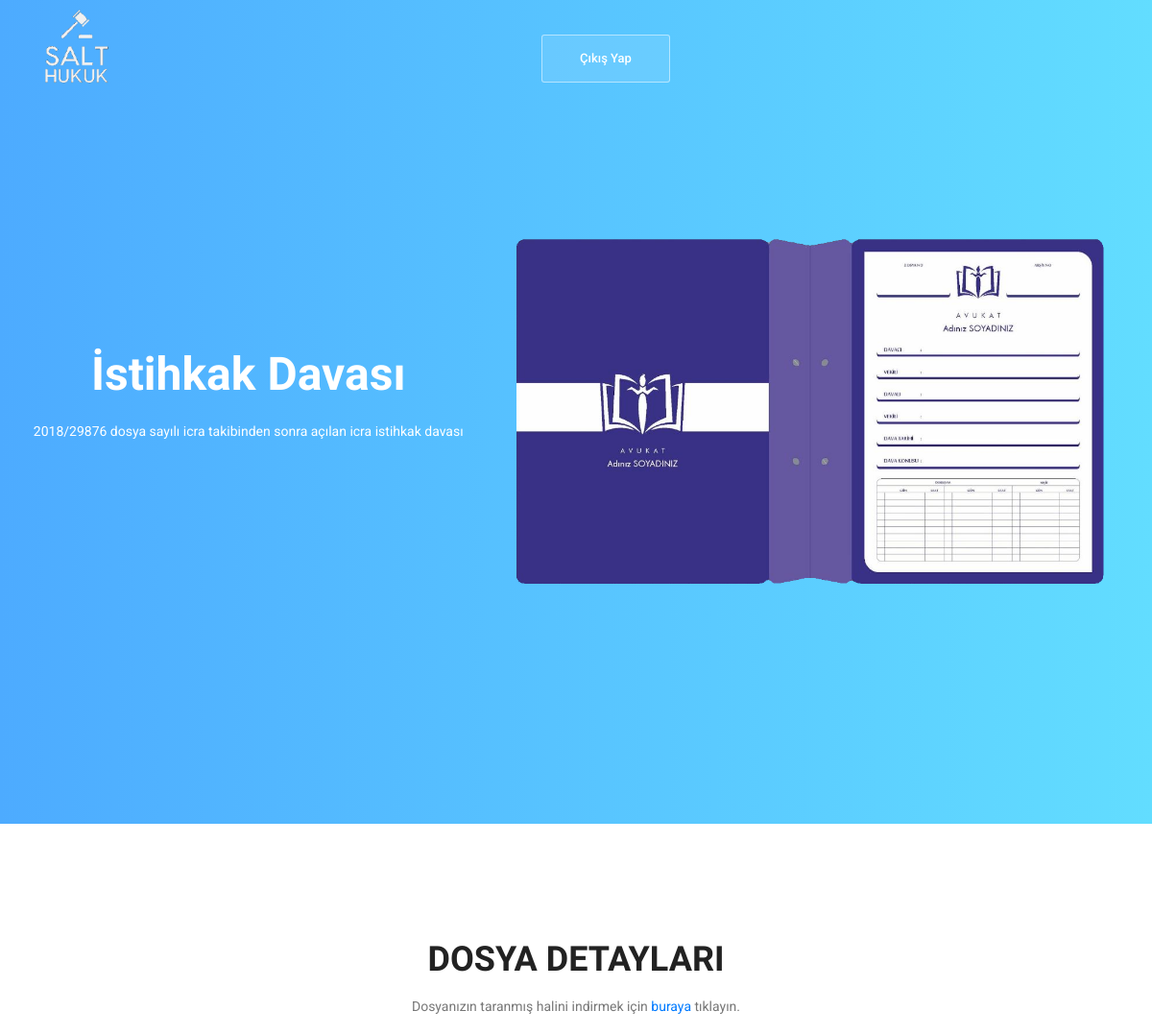
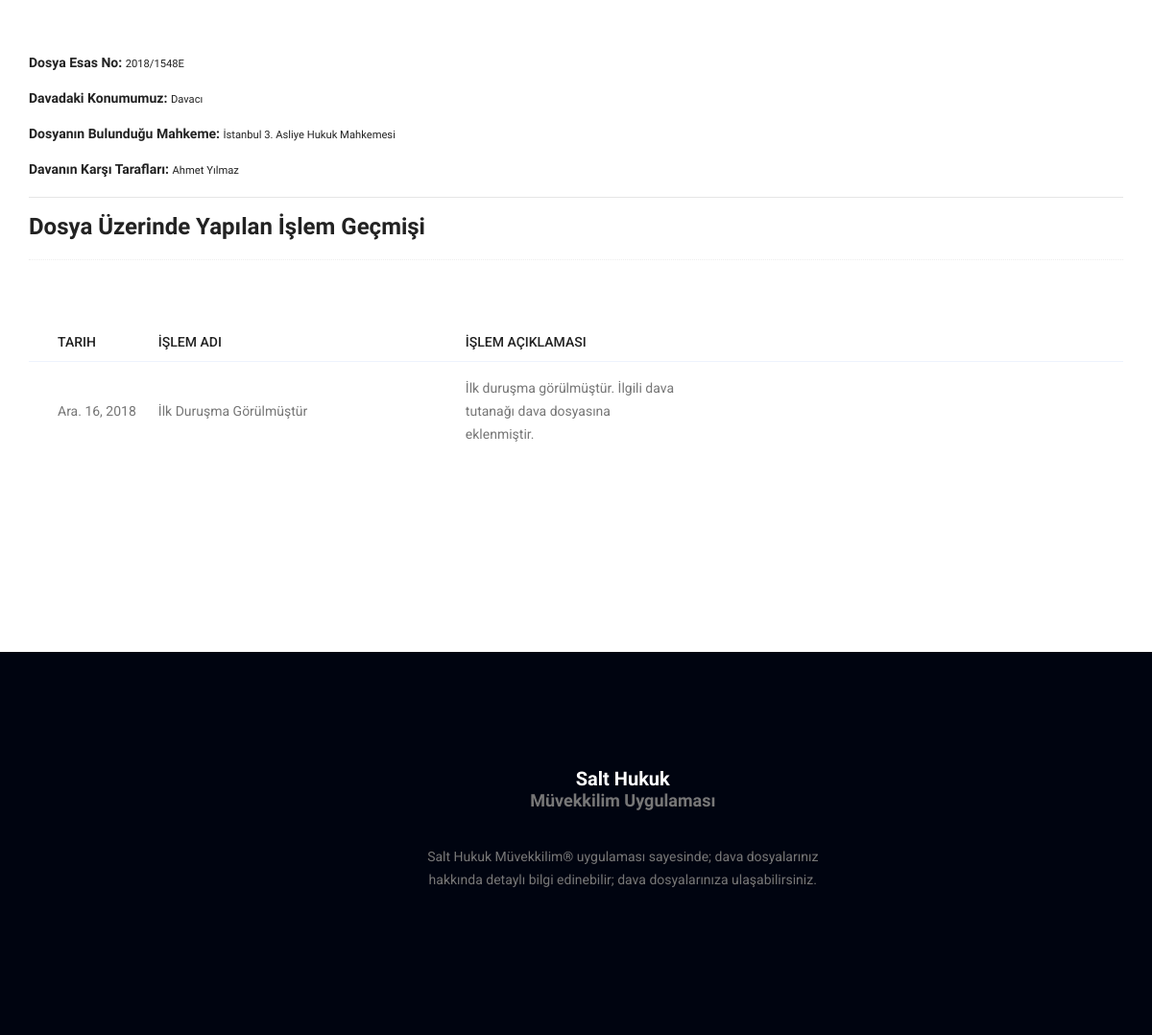
Page /davadetay/3/ (signed in) on the committed database (2 pictures, top to bottom).
### muvekkil/models.py (models this page shows, shortened)
class Dava(models.Model):
    dava_title = models.CharField(('Dava Adı'), max_length=150)
    DAVA_CATEGORY_CHOICES = (
        ('Adli', 'Adli'),
        ('Ceza', 'Ceza'),
        ('İdari', 'İdari'),
        ('Tahkim', 'Tahkim'),
        ('Arabuluculuk', 'Arabuluculuk')
    )
    dava_category = models.CharField(('Dava Kategorisi'), max_length=30, choices=DAVA_CATEGORY_CHOICES, default='Kategori Belirtilmemiş')
    dava_esasno = models.CharField(('Dava Esas Numarası'), max_length=150, default='')
    DAVA_SIFAT_CHOICES = (
        ('Davacı', 'Davacı'),
        ('Davalı', 'Davalı')
    )
    dava_sifat = models.CharField(('Davadaki Sıfatımız'), max_length=50, default='', choices=DAVA_SIFAT_CHOICES)
    dava_mahkemeonad = models.CharField(('Mahkeme Adliye ve Numarası'), max_length=50, default='')
    DAVA_MAHKEME_CHOICES = (
        ('Asliye Hukuk Mahkemesi', 'Asliye Hukuk Mahkemesi'),
        ('Sulh Hukuk Mahkemesi', 'Sulh Hukuk Mahkemesi'),
        ('Aile Mahkemesi', 'Aile Mahkemesi'),
        ('İş Mahkemesi', 'İş Mahkemesi'),
        ('Ticaret Mahkemesi', 'Ticaret Mahkemesi'),
        ('İcra Mahkemesi', 'İcra Mahkemesi'),
        ('Tüketici Mahkemesi', 'Tüketici Mahkemesi'),
        ('Sulh Ceza Mahkemesi', 'Sulh Ceza Mahkemesi'),
        ('Asliye Ceza Mahkemesi', 'Asliye Ceza Mahkemesi'),
        ('Ağır Ceza Mahkemesi', 'Ağır Ceza Mahkemesi'),
        ('İcra Dairesi', 'İcra Dairesi'),
        ('İdare Mahkemesi', 'İdare Mahkemesi'),
        ('Vergi Mahkemesi', 'Vergi Mahkemesi')
    )
    dava_mahkeme = models.CharField(('Davanın Görüldüğü Mahkeme'), max_length=50, default='', choices=DAVA_MAHKEME_CHOICES)
    dava_description = models.TextField(('Dava Açıklaması'))
    dava_link = models.CharField(('Dava Dosyalarının Olduğu Link'), max_length=300)  ## Burada dava dosyamızın indirme linkini vereceğiz.
    dava_start = models.DateField(auto_now_add=True, blank=True)
    davakarsitaraf= models.ManyToManyField(DavaKarsiTaraf)
    user = models.ManyToManyField(User)
    class Meta:
        ordering= ('-dava_start',)
        verbose_name = ('dava')
        verbose_name_plural = ('davalar')

class DavaKarsiTaraf(models.Model):
    davakarsitaraf_isim = models.CharField(max_length= 150)
    def __str__(self):
        return self.davakarsitaraf_isim
    class Meta:
        ordering = ('davakarsitaraf_isim',)
        verbose_name = ('Dava Karşı Taraf')
        verbose_name_plural = _('Dava Karşı Tarafları')

class Surec(models.Model):
    surec_title = models.CharField(('Süreç Başlığı'), max_length=150)
    surec_description = models.TextField(('Süreç Açıklaması'))
    surec_date = models.DateField(('Süreç Zamanı'))  ## Surecimizin ne zaman oldugunu göstererek süreç sıralamasını sayfada surec_date'e göre yapacağız.
    dava = models.ForeignKey(Dava, on_delete=models.CASCADE)
    class Meta:
        ordering = ('-surec_date',)
        verbose_name = ('Dava Süreci')
        verbose_name_plural = ('Dava Süreçleri')

### muvekkil/views.py (the view)
# urls.py: path('davadetay/<int:id>/', davadetay, name="davadetay"),
def davadetay(request, id):
    if request.user.is_authenticated:
        user = request.user
        davalar = user.dava_set.all()
        dava_ids = []
        for dava in davalar:
            dava_ids.append(dava.id)
        if id in dava_ids:
            davaGetir = Dava.objects.get(id=id)
            surecGetir = davaGetir.surec_set.all()
            context = {'dava' : davaGetir,
                       'surecler' : surecGetir}
            return render(request, 'muvekkil/davadetay.html', context)
        else:
            return redirect('/')
    else:
        return redirect('login')

### muvekkil/templates/muvekkil/davadetay.html (shortened to what this page needs)
{% load static %}
<!doctype html>
<html lang="en">
    <head>
        <link rel="stylesheet" href="{% static 'muvekkil/css/bootstrap.css' %}">
        <link rel="stylesheet" href="{% static  'muvekkil/vendors/linericon/style.css' %}">
        <link rel="stylesheet" href="{% static 'muvekkil/css/font-awesome.min.css' %} ">
        <link rel="stylesheet" href="{% static 'muvekkil/vendors/owl-carousel/owl.carousel.min.css' %}">
        <link rel="stylesheet" href="{% static 'muvekkil/lightbox/simpleLightbox.css' %}">
        <link rel="stylesheet" href="{% static 'muvekkil/vendors/nice-select/css/nice-select.css'%} ">
        <link rel="stylesheet" href="{% static 'muvekkil/vendors/animate-css/animate.css' %}">
        <link rel="stylesheet" href="{% static 'muvekkil/vendors/flaticon/flaticon.css' %}">
        <link rel="stylesheet" href="{% static 'muvekkil/css/style.css' %}">
        <link rel="stylesheet" href="{% static 'muvekkil/css/responsive.css' %}">
    </head>
    <body>
        <header class="header_area">
            <div class="main_menu">
            	<nav class="navbar navbar-expand-lg navbar-light">
					<div class="container box_1620">
						<a class="navbar-brand logo_h" href="/"><img width="100" src="{% static 'muvekkil/img/logo.png' %}" alt=""></a>
						<div class="collapse navbar-collapse offset" id="navbarSupportedContent">
                        <ul style="margin-top: 17px; margin-left: 40%" class="nav navbar-nav navbar-right">
                            <li class="nav-item"><a href="{% url 'logout' %}" class="tickets_btn">Çıkış Yap</a></li>
                        </ul>
						</div>
					</div>
            	</nav>
            </div>
        </header>
        <section class="home_banner_area">
            <div class="banner_inner">
				<div class="container">
					<div class="row">
						<div class="col-lg-5">
							<div class="banner_content">
								<h2 class="text-center">{{ dava.dava_title }} <br /></h2>
								<p class="text-center">{{ dava.dava_description }}</p>
							</div>
						</div>
						<div class="col-lg-7">
							<div class="home_left_img">
								<img class="img-fluid" src="{% static 'muvekkil/img/banner/banner.png' %}" alt="">
							</div>
						</div>
					</div>
				</div>
            </div>
        </section>
        <section class="work_area p_120">
        	<div class="container">
        		<div class="main_title">
        			<h2>Dosya Detayları</h2>
                    <p>Dosyanızın taranmış halini indirmek için <a href="{{ dava.dava_link }}">buraya </a> tıklayın.</p>
                </div>
            <h6 class="mb-20 title_color">Dosya Esas No: <small>{{ dava.dava_esasno }}</small></h6>
            <h6 class="mb-20 title_color">Davadaki Konumumuz:  <small>{{ dava.dava_sifat }}</small></h6>
            <h6 class="mb-20 title_color">Dosyanın Bulunduğu Mahkeme: <small>{{ dava.dava_mahkemeonad }} {{ dava.dava_mahkeme }}</small></h6>
            <h6 class="mb-20 title_color">Davanın Karşı Tarafları: <small>{{ dava.davakarsitaraf.all|join:" " }}</small></h6>
                <hr>
                    <h3 class="mb-20 title_color">Dosya Üzerinde Yapılan İşlem Geçmişi {{ id }}</h3>
                    <div class="section-top-border">
						<div class="progress-table-wrap">
							<div class="progress-table">
								<div class="table-head">
									<div class="serial">Tarih</div>
									<div class="country">İşlem Adı</div>
									<div class="visit">İşlem Açıklaması</div>
								</div>
                                {% for surec in surecler %}
								<div class="table-row">
									<div class="serial">{{ surec.surec_date }}</div>
                                    <div class="country">{{ surec.surec_title }}</div>
									<div class="visit">{{ surec.surec_description }}</div>
								</div>
                                {% endfor %}
							</div>
						</div>
					</div>
        		</div>
        </section>
        <footer class="footer_area p_120">
        	<div class="container">
        		<div class="row footer_inner">
        			<div class="col-lg-4 col-sm-6">
        			</div>
        			<div class="col-lg-5 col-sm-6">
        				<aside class="f_widget ab_widget">
        					<div class="f_title">
        						<h3 class="text-center">Salt Hukuk</h3>
                                <h4 class="text-center">Müvekkilim Uygulaması</h4>
        					</div>
        					<p class="text-center">Salt Hukuk Müvekkilim® uygulaması sayesinde; dava dosyalarınız hakkında detaylı bilgi edinebilir; dava dosyalarınıza ulaşabilirsiniz.</p>
        				</aside>
        			</div>
        		</div>
        	</div>
        </footer>
    </body>
</html>

### muvekkil/static/muvekkil/css/style.css (style rules this page uses)
a { text-decoration: none; transition: all 0.3s ease-in-out; }
body { line-height: 24px; font-size: 14px; font-family: "Roboto", sans-serif; font-weight: normal; color: #777777; }
h1, h2, h3, h4, h5, h6 { font-family: "Heebo", sans-serif; font-weight: bold; }
.p_120 { padding-top: 120px; padding-bottom: 120px; }
@media (min-width: 1200px) { .container { max-width: 1170px; } }
.main_title { text-align: center; margin-bottom: 75px; }
.main_title h2 { font-family: "Heebo", sans-serif; font-size: 36px; color: #222222; font-weight: bold; margin-bottom: 15px; text-transform: uppercase; }
.main_title p { font-size: 14px; font-family: "Roboto", sans-serif; line-height: 24px; color: #777777; margin-bottom: 0px; max-width: 570px; margin: auto; }
.header_area { position: absolute; width: 100%; top: 0; left: 0; z-index: 99; transition: background 0.4s, all 0.3s linear; }
.header_area .navbar-brand { margin-right: 30px; }
.header_area .navbar { background: transparent; padding: 0px; border: 0px; border-radius: 0px; width: 100%; }
.header_area .navbar .nav .nav-item { margin-right: 45px; }
.header_area .navbar .nav .nav-item:last-child { margin-right: 0px; }
.home_banner_area { z-index: 1; background-image: -moz-linear-gradient(0deg, #4dabff 0%, #62ddff 100%); background-image: -webkit-linear-gradient(0deg, #4dabff 0%, #62ddff 100%); background-image: -ms-linear-gradient(0deg, #4dabff 0%, #62ddff 100%); }
.home_banner_area .banner_inner { width: 100%; }
.home_banner_area .banner_inner .home_left_img { padding-top: 230px; padding-bottom: 230px; }
.home_banner_area .banner_inner .col-lg-5 { vertical-align: middle; align-self: center; }
.home_banner_area .banner_inner .banner_content { text-align: left; color: #fff; }
.home_banner_area .banner_inner .banner_content h2 { margin-top: 0px; font-size: 48px; font-weight: bold; font-family: "Heebo", sans-serif; line-height: 54px; margin-bottom: 20px; }
.home_banner_area .banner_inner .banner_content p { color: #fff; font-family: "Roboto", sans-serif; margin-bottom: 35px; }
.mb-20 { margin-bottom: 20px; }
.title_color { color: #222222; }
.section-top-border { padding: 50px 0; border-top: 1px dotted #eee; }
h2 { font-size: 30px; }
h3 { font-size: 24px; }
h4 { font-size: 18px; }
h6 { font-size: 14px; }
.progress-table { background: #fff; padding: 15px 0px 30px 0px; min-width: 800px; }
.progress-table .serial { width: 11.83%; padding-left: 30px; }
.progress-table .country { width: 28.07%; }
.progress-table .visit { width: 19.74%; }
.progress-table .table-head { display: flex; }
.progress-table .table-head .serial, .progress-table .table-head .country, .progress-table .table-head .visit, .progress-table .table-head .percentage { color: #222222; line-height: 40px; text-transform: uppercase; font-weight: 500; }
.progress-table .table-row { padding: 15px 0; border-top: 1px solid #edf3fd; display: flex; }
.progress-table .table-row .serial, .progress-table .table-row .country, .progress-table .table-row .visit, .progress-table .table-row .percentage { display: flex; align-items: center; }
.tickets_btn { display: inline-block; background: rgba(255, 255, 255, 0.1); color: #fff; font-family: "Roboto", sans-serif; width: 134px; font-size: 13px; font-weight: 500; border: 1px solid rgba(255, 255, 255, 0.5); line-height: 48px; border-radius: 3px; outline: none !important; box-shadow: none !important; text-align: center; cursor: pointer; transition: all 300ms linear 0s; }
.footer_area { background: #000410; }
.f_title { margin-bottom: 35px; }
.f_title h3 { color: #fff; font-size: 20px; font-weight: bold; font-family: "Heebo", sans-serif; margin-bottom: 0px; }
.ab_widget p { font-size: 14px; line-height: 24px; font-family: "Roboto", sans-serif; color: #777777; margin-bottom: 30px; }

### rows in the picture
Dava: dava_title "İstihkak Davası", dava_description "2018/29876 dosya sayılı icra takibinden sonra açılan icra istihkak davası", dava_esasno "2018/1548E", dava_sifat "Davacı", dava_mahkemeonad "İstanbul 3.", dava_mahkeme "Asliye Hukuk Mahkemesi", davakarsitaraf.all "Ahmet Yılmaz"
Surec: surec_date "Ara. 16, 2018", surec_title "İlk Duruşma Görülmüştür", surec_description "İlk duruşma görülmüştür. İlgili dava tutanağı dava dosyasına eklenmiştir."
